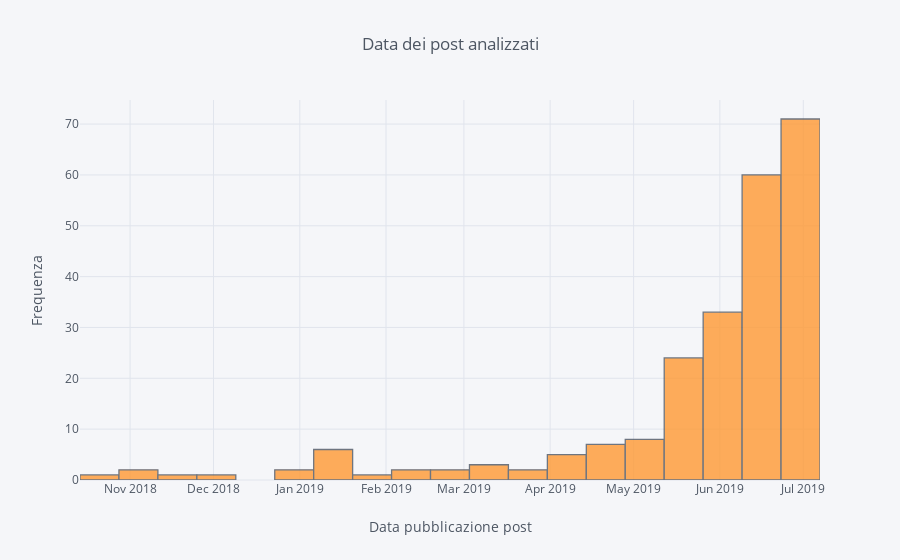

The notebook cell saved with this chart:
### Code cell
full['year_month_day_p'].iplot(kind='hist',xTitle='Data pubblicazione post', 
                                    yTitle='Frequenza', title='Data dei post analizzati')

### Figure 1 — Plotly figure (JSON) as saved in the notebook; plotly's stock layout.template omitted (floating-point values rounded to 4 significant figures; data arrays with more than 128 entries replaced by an {"elided": "..."} marker saying what was removed)
{"data": [{"histfunc": "count", "histnorm": "", "marker": {"color": "rgba(255, 153, 51, 1.0)", "line": {"color": "#4D5663", "width": 1.3}}, "name": "year_month_day_p", "opacity": 0.8, "orientation": "v", "type": "histogram", "uid": "f3947d6c-ff07-4445-a7fc-c9dffc639367", "x": {"elided": "231 str values"}}], "layout": {"barmode": "overlay", "legend": {"bgcolor": "#F5F6F9", "font": {"color": "#4D5663"}}, "paper_bgcolor": "#F5F6F9", "plot_bgcolor": "#F5F6F9", "title": {"font": {"color": "#4D5663"}, "text": "Data dei post analizzati"}, "xaxis": {"gridcolor": "#E1E5ED", "showgrid": true, "tickfont": {"color": "#4D5663"}, "title": {"font": {"color": "#4D5663"}, "text": "Data pubblicazione post"}, "zerolinecolor": "#E1E5ED"}, "yaxis": {"gridcolor": "#E1E5ED", "showgrid": true, "tickfont": {"color": "#4D5663"}, "title": {"font": {"color": "#4D5663"}, "text": "Frequenza"}, "zerolinecolor": "#E1E5ED"}}}
